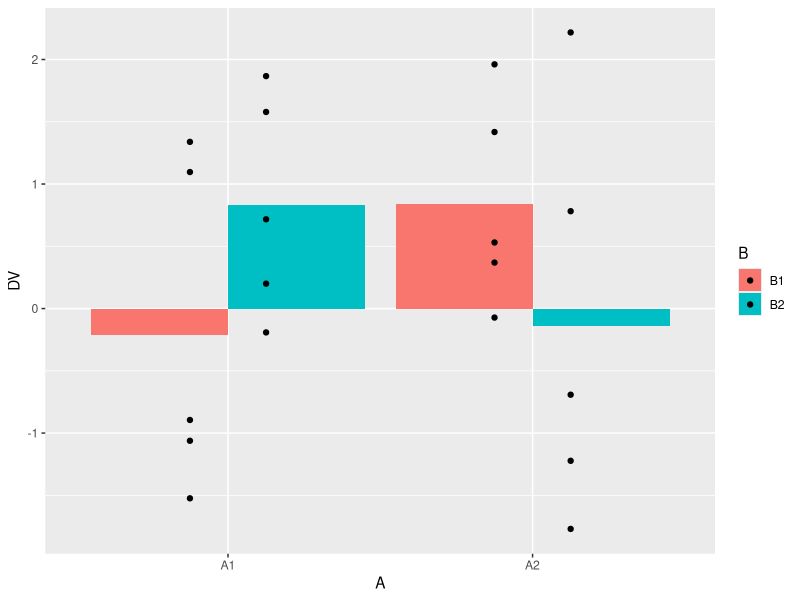
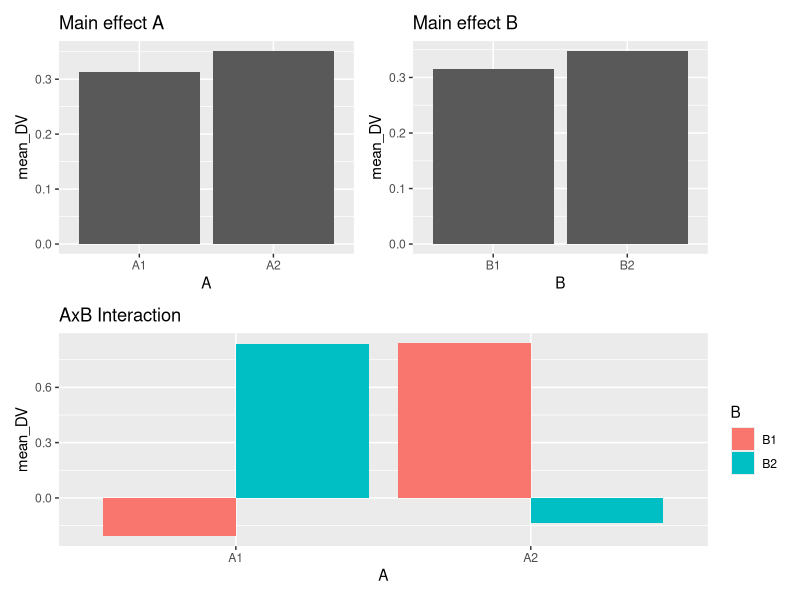
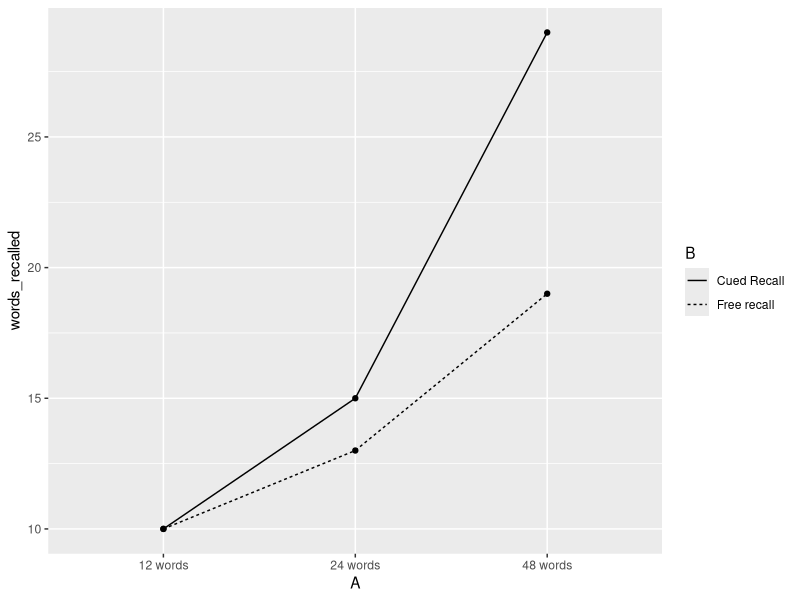

The R source for these figures, in order:
## ---- chunk 1
knitr::opts_chunk$set(
  collapse = TRUE,
  comment = "#>",
  message = FALSE,
  warning = FALSE
)
## ---- chunk 2
library(tibble)

# set number of subjects per cell
n <- 10
factorial_data <- tibble(A = factor(rep(c("L1","L2"), each = n)),
                         B = factor(rep(c("L1","L2"), n)),
                         DV = rnorm(n*2,0,1))
## ---- chunk 3
aov_out <- aov(DV ~ A*B, data = factorial_data)
summary(aov_out)
model.tables(aov_out, type = "means")
## ---- chunk 4
n <- 12
factorial_data <- tibble(A = factor(rep(c("L1","L2"), each = n)),
                         B = factor(rep(rep(c("L1","L2"), each = n/2),2)),
                         C = factor(rep(c("L1","L2"), n)),
                         DV = rnorm(n*2,0,1))

summary(aov(DV ~ A*B*C, data = factorial_data))
## ---- chunk 5
#load libraries
library(dplyr)
library(ggplot2)
library(patchwork)

# simulated data (pretend running an experiment)
n <- 10
factorial_data <- tibble(A = factor(rep(c("A1","A2"), each = n)),
                         B = factor(rep(c("B1","B2"), n)),
                         DV = rnorm(n*2,0,1))

# Look at the means in a table
factorial_data %>%
  group_by(A,B) %>%
  summarise(mean_DV = mean(DV))

# look at the means in a plot
factorial_data %>%
  ggplot(aes(y=DV, x=A, group = B,fill=B))+
   geom_bar(stat="summary", fun = "mean", position="dodge") +
   geom_point(position = position_dodge(width=0.5))

# look at plots of the main effects and interaction

A <- factorial_data %>%
  group_by(A) %>%
  summarise(mean_DV = mean(DV)) %>%
  ggplot(aes(y=mean_DV, x=A))+
   geom_bar(stat="identity", position="dodge") + 
   ggtitle("Main effect A")

B <- factorial_data %>%
  group_by(B) %>%
  summarise(mean_DV = mean(DV)) %>%
  ggplot(aes(y=mean_DV, x=B))+
   geom_bar(stat="identity", position="dodge")+ 
   ggtitle("Main effect B")

AB <- factorial_data %>%
  group_by(A,B) %>%
  summarise(mean_DV = mean(DV)) %>%
  ggplot(aes(y=mean_DV, x=A, fill=B))+
   geom_bar(stat="identity", position="dodge")+ 
   ggtitle("AxB Interaction")

# patchwork formula
(A+B)/AB

# ANOVA table
# print to console
aov_out <- aov(DV ~ A*B, data = factorial_data)
summary(aov_out)

# ANOVA means
# print to console
model.tables(aov_out, type = "means")
## ---- chunk 6
a1b1 <- c(11,9,7,11,12,7,12,11,10,10)
a1b2 <- c(12,12,7,9,9,10,12,10,7,12)
a2b1 <- c(13,18,19,13,8,15,13,9,8,14)
a2b2 <- c(13,21,20,15,17,14,13,14,16,7)
a3b1 <- c(17,20,22,13,21,16,23,19,20,19)
a3b2 <- c(32,31,27,30,29,30,33,25,25,28)

recall_data <- tibble(words_recalled = c(a1b1,a1b2,
                                         a2b1,a2b2,
                                         a3b1,a3b2),
                      A = rep(c("12 words",
                                "24 words",
                                "48 words"), each = 20),
                      B = rep(rep(c("Free recall",
                                "Cued Recall"), each = 10),3)
                      )

ggplot(recall_data, aes(x=A, y=words_recalled, group = B, linetype=B))+
  geom_point(stat="summary", fun="mean")+
  geom_line(stat="summary", fun="mean")

aov_out <- aov(words_recalled ~ A*B, data = recall_data)

summary(aov_out)
model.tables(aov_out, type="means")

## ---- chunk 7
A1 <- c(127,121,117,109,107,101,98,94,97,89)
A2 <- c(117,109,113,113,108,104,95,93,96,92)
A3 <- c(111,111,111,101,99,91,95,89,89,83)
A4 <- c(108,100,100,92,92,90,87,77,89,85)

random_data <- tibble(scores = c(A1,A2,A3,A4),
                      A = factor(rep(1:4,each = 10)),
                      B = factor(rep(rep(1:5,each=2),4))
                      )

aov.lm <- lm(formula = scores ~ A*B, data = random_data)
car::Anova(aov.lm, type = 2)
## ---- chunk 8
aov_out <- aov(scores ~ A*B, data = random_data)
summary(aov_out)
## ---- chunk 9
# set up tibble to save simulation values
save_sim <- tibble()

# loop to conduct i number of simulations
for(i in 1:10000){
  
  #simulate null data for a 2x2
  n <- 10
  factorial_data <- tibble(A = factor(rep(c("L1","L2"), each = n)),
                           B = factor(rep(c("L1","L2"), n)),
                           DV = rnorm(n*2,0,1))
  # compute ANOVA
  output <- summary(aov(DV~A*B, data=factorial_data))
  
  #save p-values for each effect
  sim_tibble <- tibble(p_vals = output[[1]]$`Pr(>F)`[1:3],
                       effect = c("A","B","AxB"),
                       sim = rep(i,3))
  
  #add the saved values to the overall tibble
  save_sim <-rbind(save_sim,sim_tibble)
}
## ---- chunk 10
length(save_sim$p_vals[save_sim$p_vals < .05])/10000
## ---- chunk 11
save_sim %>%
  group_by(effect) %>%
  summarise(type_I_error = length(p_vals[p_vals < .05])/10000)
## ---- chunk 12
a<-rbinom(10000,3,.05)
length(a[a>0])/10000
